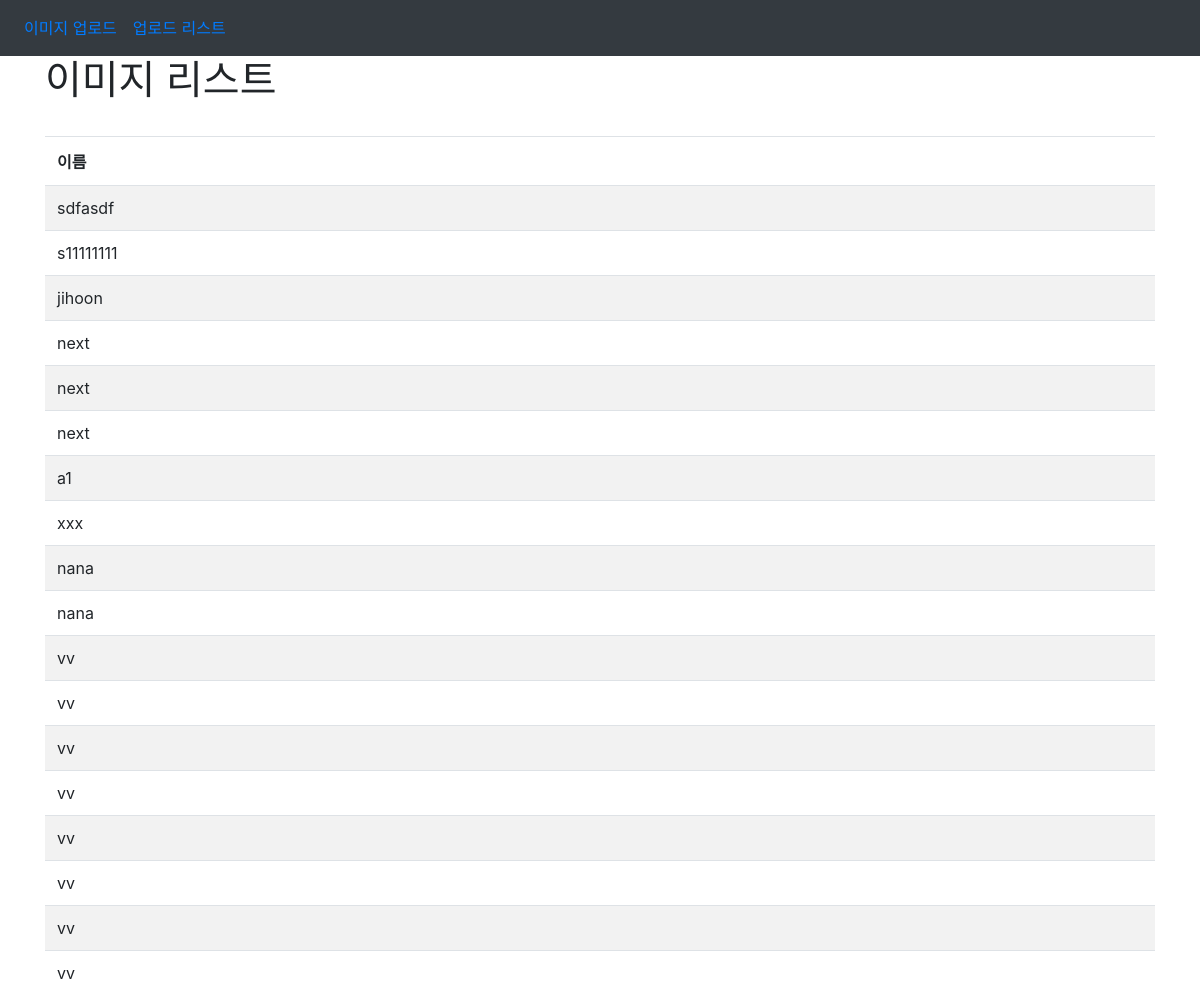
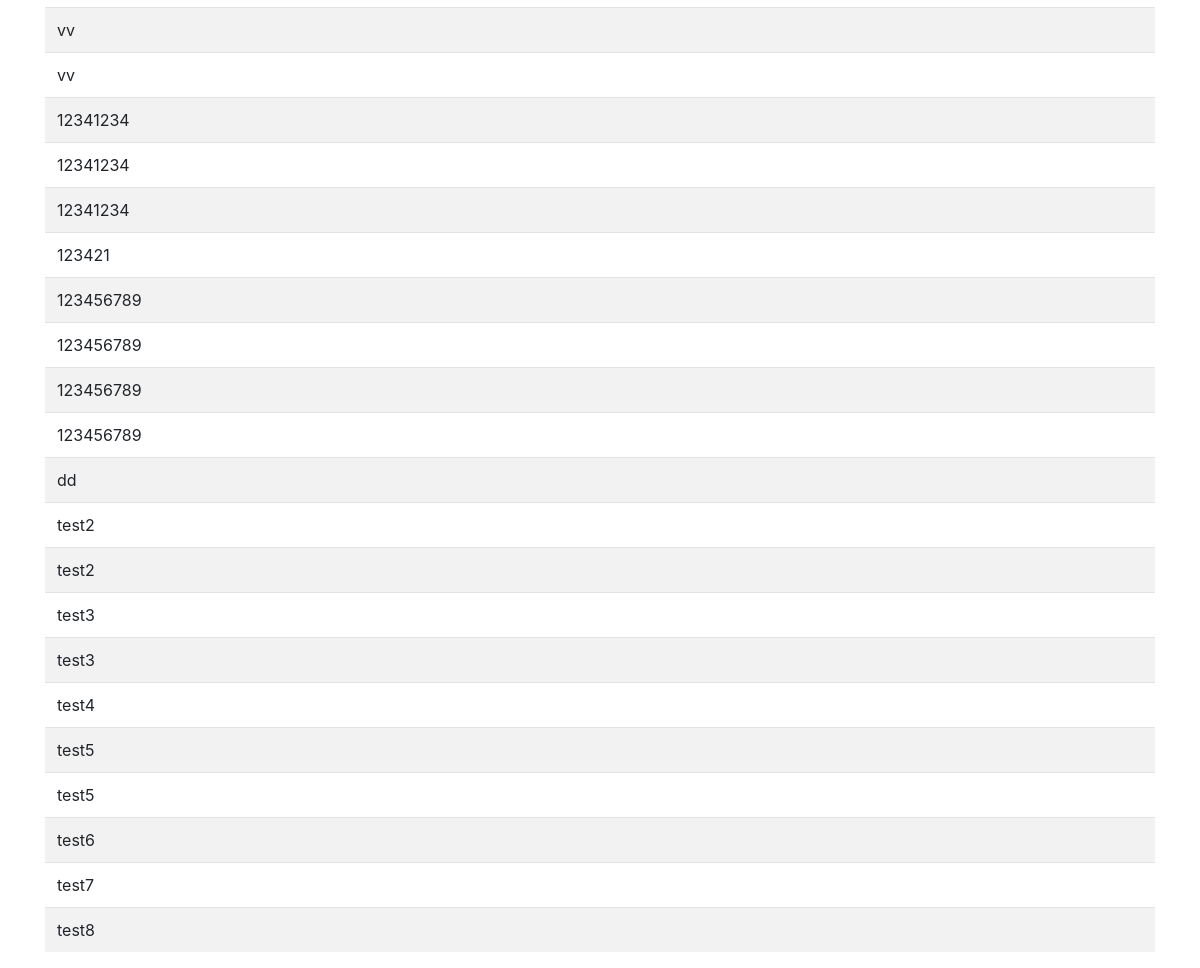
Page /list/ on the committed database (2 pictures, top to bottom).
### frontpage/models.py (models this page shows)
class Image(models.Model):
    name = models.CharField(max_length=20)
    image = models.ImageField(blank=True, upload_to=user_path)
    upload_date = models.DateTimeField(auto_now_add=True)
    def __str__(self):
        return self.name

### frontpage/views.py (the view)
# urls.py: path('list/', views.show_list, name='list'),
def show_list(request):
    images = Image.objects.all()
    print(images)
    context = {'images':images}
    return render(request, 'frontpage/list.html', context)

### frontpage/templates/frontpage/list.html (shortened to what this page needs)
{% extends "frontpage/layout.html" %}
{% block content %}
<div class="container">
    <h1>이미지 리스트</h1>
    <br>
    {% if images %}
        <table class="table table-striped">
            <thead>
            <tr>
                <td><B>이름</B></td>
            </tr>
            </thead>
            <tbody>
            {% for image in images %}
            <tr>
                <td> {{image.name}} </td>
            </tr>
            {% endfor %}
            </tbody>
        </table>
    {% else %}
    업로드한 파일이 없습니다
    {% endif %}
    </div>
{% endblock %}

### frontpage/templates/frontpage/layout.html (shortened to what this page needs)
<html lang="en">
<head>
  <link rel="stylesheet" href="http://maxcdn.bootstrapcdn.com/bootstrap/4.0.0-beta.2/css/bootstrap.min.css">
</head>
<body>
  <nav class="navbar navbar-expand-sm bg-dark">
      <ul class="navbar-nav">
          <li class="nav-item">
              <a class="nav-link" href="{% url 'frontpage:home' %}">이미지 업로드</a>
          </li>
          <li class="nav-item">
            <a class="nav-link" href="{% url 'frontpage:list' %}">업로드 리스트</a>
        </li>
      </ul>
  </nav>
{% block content %}{% endblock %}
</body>
</html>

### rows in the picture
Image: name "sdfasdf"
Image: name "s11111111"
Image: name "jihoon"
Image: name "next"
Image: name "next"
Image: name "next"
Image: name "a1"
Image: name "xxx"
Image: name "nana"
Image: name "nana"
Image: name "vv"
Image: name "vv"
Image: name "vv"
Image: name "vv"
Image: name "vv"
Image: name "vv"
Image: name "vv"
Image: name "vv"
Image: name "vv"
Image: name "vv"
Image: name "12341234"
Image: name "12341234"
Image: name "12341234"
Image: name "123421"
Image: name "123456789"
Image: name "123456789"
Image: name "123456789"
Image: name "123456789"
Image: name "dd"
Image: name "test2"
Image: name "test2"
Image: name "test3"
Image: name "test3"
Image: name "test4"
Image: name "test5"
Image: name "test5"
Image: name "test6"
Image: name "test7"
Image: name "test8"
